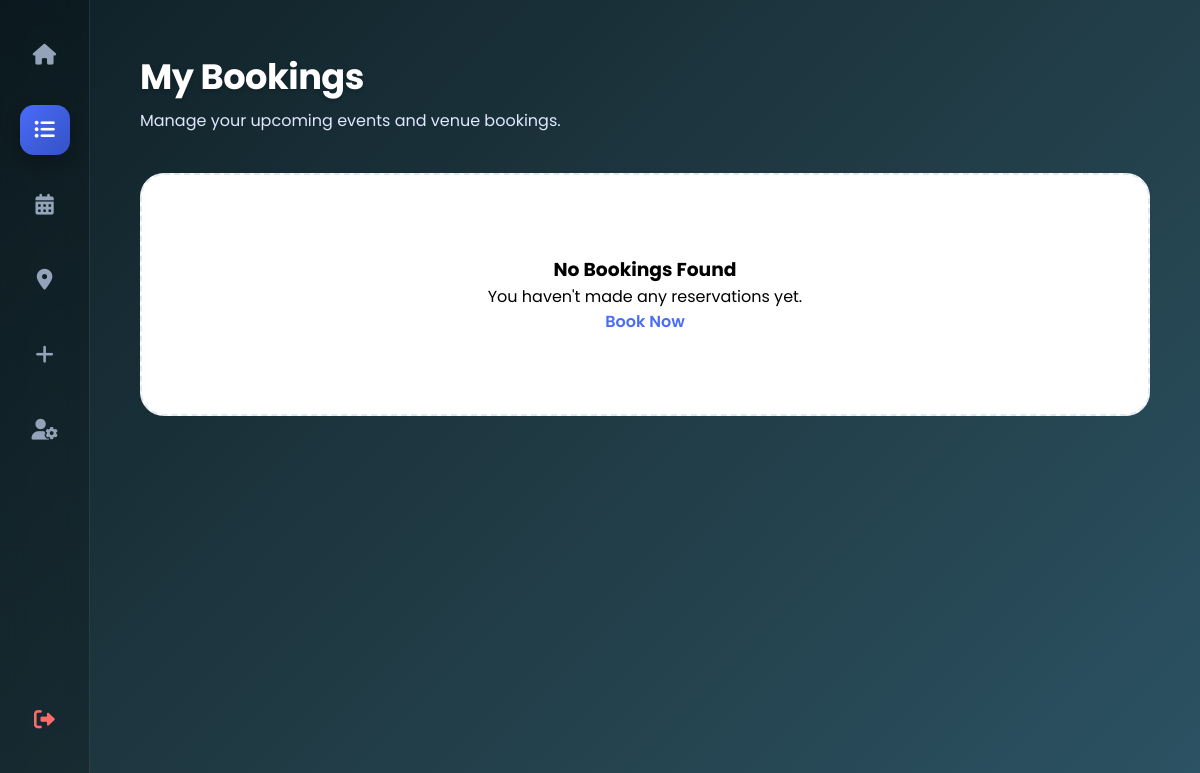
Page /my_bookings/ (signed in) on the earlier database version.
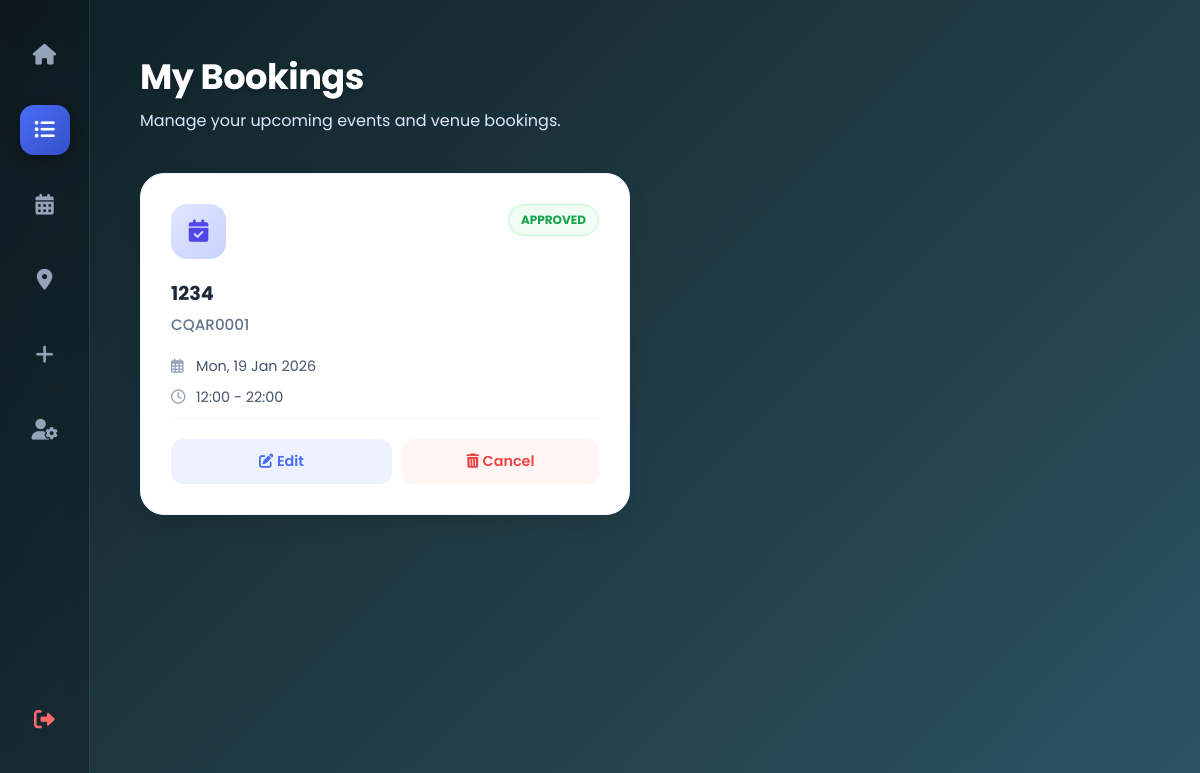
Same page on the later database version.
### accounts/models.py (models this page shows, shortened)
class Booking(models.Model):
    STATUS_CHOICES = [
        ('PENDING', 'Pending'),
        ('APPROVED', 'Approved'),
        ('REJECTED', 'Rejected'),
    ]
    PURPOSE_CHOICES = [
        ('STUDY', 'Study'),
        ('EVENT', 'Event'),
    ]
    user = models.ForeignKey(User, on_delete=models.CASCADE)
    venue = models.ForeignKey(Venue, on_delete=models.CASCADE)
    purpose = models.CharField(max_length=10, choices=PURPOSE_CHOICES, default='STUDY')
    event_name = models.CharField(max_length=200, blank=True)
    description = models.TextField(blank=True)
    document = models.FileField(upload_to='booking_docs/', blank=True, null=True)
    start_time = models.DateTimeField()
    end_time = models.DateTimeField()
    status = models.CharField(max_length=10, choices=STATUS_CHOICES, default='PENDING')
    created_at = models.DateTimeField(auto_now_add=True)
    addon_equipment = models.TextField(blank=True, null=True, help_text="List any extra equipment needed (e.g., Extra Mic, Extension Cord).")

class Venue(models.Model):
    name = models.CharField(max_length=200, help_text="e.g. Lecture Hall A")
    location = models.CharField(max_length=200, help_text="e.g. Block B, Level 2")
    capacity = models.IntegerField(help_text="How many people can fit?")
    equipment = models.CharField(max_length=200, blank=True, help_text="e.g. Projector, Wifi, AC")

### accounts/views.py (the view)
# urls.py: path('my_bookings/', views.my_bookings_view, name='my_bookings'),
@login_required(login_url='login')
def my_bookings_view(request):
    bookings = Booking.objects.filter(user=request.user).order_by('-start_time')
    return render(request, 'my_bookings.html', {'bookings': bookings})

### templates/my_bookings.html (shortened to what this page needs)
<!DOCTYPE html>
<html lang="en">
<head>
    <link rel="stylesheet" href="https://cdnjs.cloudflare.com/ajax/libs/font-awesome/6.0.0/css/all.min.css">
</head>
<body>
    <div class="sidebar">
        <a href="{% url 'dashboard' %}" class="sidebar-icon" data-tooltip="Dashboard"><i class="fas fa-home"></i></a>
        <a href="#" class="sidebar-icon active" data-tooltip="My Bookings"><i class="fas fa-list-ul"></i></a>
        <a href="{% url 'calendar' %}" class="sidebar-icon" data-tooltip="View Schedule"><i class="fas fa-calendar-alt"></i></a>
        <a href="{% url 'venue_list' %}" class="sidebar-icon" data-tooltip="Campus Venues"><i class="fas fa-map-marker-alt"></i></a>
        <a href="{% url 'create_booking' %}" class="sidebar-icon" data-tooltip="Book a Venue"><i class="fas fa-plus"></i></a>
        <a href="{% url 'profile' %}" class="sidebar-icon" data-tooltip="Settings"><i class="fas fa-user-cog"></i></a>
        <a href="{% url 'logout' %}" class="sidebar-icon logout" data-tooltip="Log Out"><i class="fas fa-sign-out-alt"></i></a>
    </div>
    <div class="main-content">
        <div class="header">
            <h1>My Bookings</h1>
            <p>Manage your upcoming events and venue bookings.</p>
        </div>
        <div class="bookings-grid">
            {% for booking in bookings %}
                <div class="booking-card">
                    <div class="card-top">
                        <a href="{% url 'booking_detail' booking.id %}" style="text-decoration: none; color: inherit; display: contents;">
                            <div class="venue-icon"><i class="fas fa-calendar-check"></i></div>
                            {% if booking.status == 'APPROVED' %}
                                <span class="status-badge" style="background:#f0fdf4; color:#16a34a; border-color:#bbf7d0;">Approved</span>
                            {% elif booking.status == 'REJECTED' %}
                                <span class="status-badge" style="background:#fef2f2; color:#dc2626; border-color:#fecaca;">Rejected</span>
                            {% else %}
                                <span class="status-badge" style="background:#fffbeb; color:#d97706; border-color:#fde68a;">Pending</span>
                            {% endif %}
                        </a>
                    </div>
                    <a href="{% url 'booking_detail' booking.id %}" style="text-decoration: none; color: inherit;">
                        <div class="event-name">{{ booking.event_name }}</div>
                        <div class="venue-name">{{ booking.venue.name }}</div>
                        <div class="info-row"><i class="far fa-calendar-alt"></i> {{ booking.start_time|date:"D, d M Y" }}</div>
                        <div class="info-row"><i class="far fa-clock"></i> {{ booking.start_time|date:"H:i" }} - {{ booking.end_time|date:"H:i" }}</div>
                    </a>
                    <div class="card-footer">
                        <a href="{% url 'modify_booking' booking.id %}" class="btn-edit"><i class="fas fa-edit"></i> Edit</a>
                        <form method="POST" action="{% url 'delete_booking' booking.id %}" onsubmit="return confirm('Cancel this booking?');" style="flex: 1;">
                            <button type="submit" class="btn-cancel"><i class="fas fa-trash-alt"></i> Cancel</button>
                        </form>
                    </div>
                </div>
            {% empty %}
                <div class="no-bookings">
                    <h3>No Bookings Found</h3>
                    <p>You haven't made any reservations yet.</p>
                    <a href="{% url 'create_booking' %}" style="color:#4a6cf7; font-weight:600; text-decoration:none;">Book Now</a>
                </div>
            {% endfor %}
        </div>
    </div>
</body>
</html>

Differences in the rows shown:
added Booking: status "APPROVED", event_name "1234", venue.name "CQAR0001", start_time "Mon, 19 Jan 2026", start_time "12:00", end_time "22:00"
Other differences:
text no longer shown: "No Bookings Found You haven't made any reservations yet. Book Now"
